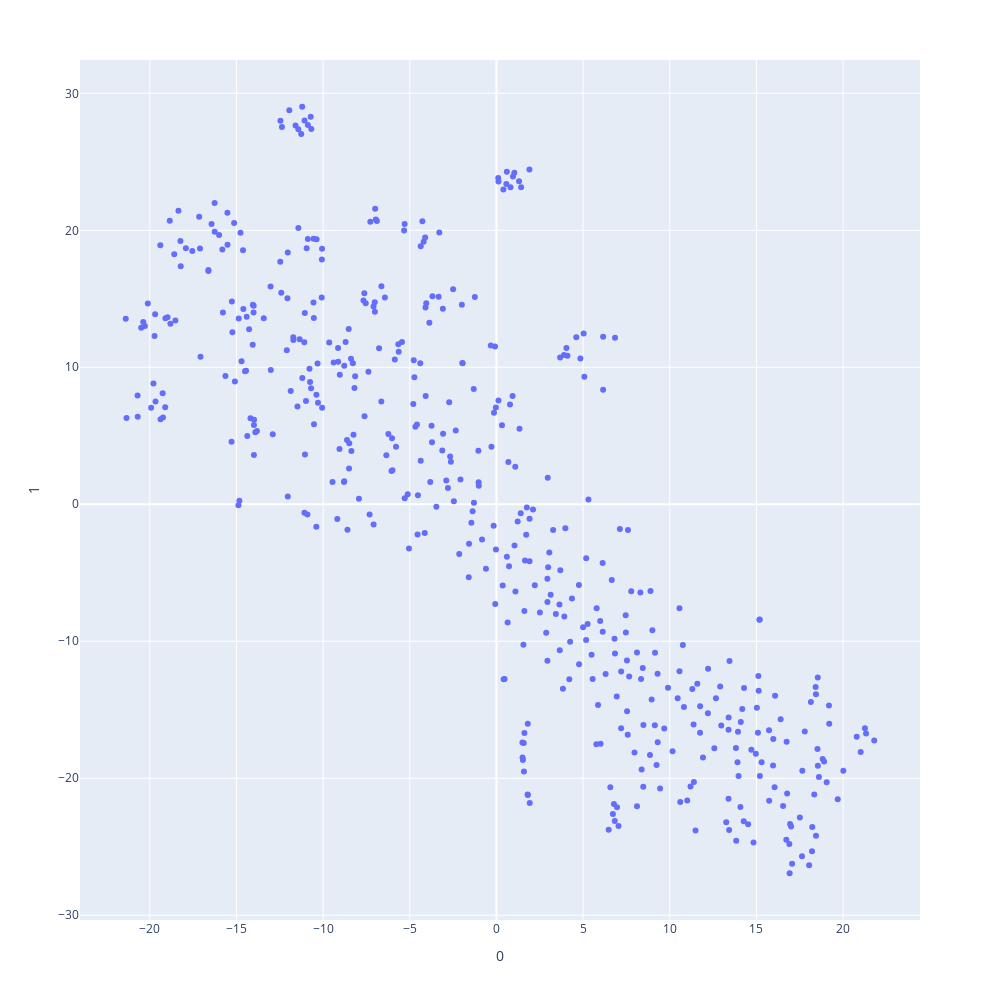

Source (notebook cell):
### Code cell
# Take a sample of 100 words from the dataset, and for each word, list top 10 associations; visualise all these in scatterplot. 
# TSNE was used to reduce the dimensions of the word vectors for plotting. 

sample_size = 100
sample_words = random.sample(urban_words,sample_size)
found_words = [i for i in sample_words if i in model.wv.index_to_key]
others = []
for w in found_words:
    sim_words = model.wv.most_similar(w,topn=10)
    for sw in sim_words:
        others.append(sw[0])
all_words = others + found_words
sim_words_list = []
for w in all_words:
    sim_words = model.wv.most_similar(w,topn=10)
    sim_words_list.append([i[0] for i in sim_words])
arr = model.wv[all_words]

tsne = TSNE(2)
t_arr = tsne.fit_transform(arr)
plot_df = pd.DataFrame(t_arr)
plot_df["sim_words"] = sim_words_list
plot_df["words"] = all_words
fig = px.scatter(plot_df,x=0, y=1,hover_data= ["words","sim_words"])
fig.update_layout(
    autosize=False,
    width=1000,
    height=1000,
)
fig.write_html("sample_sim.html")
fig.show()
